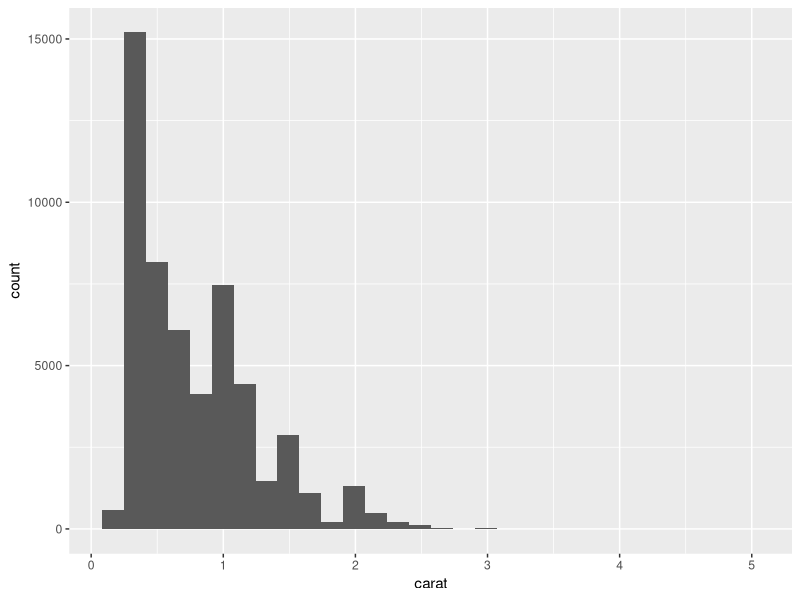

Reproduce this figure in R.
## ---- chunk 1
knitr::opts_chunk$set(echo = TRUE)
## ---- chunk 2
library(tidyverse)
## ---- chunk 3
ggplot(diamonds, aes(carat)) +
  geom_histogram()
